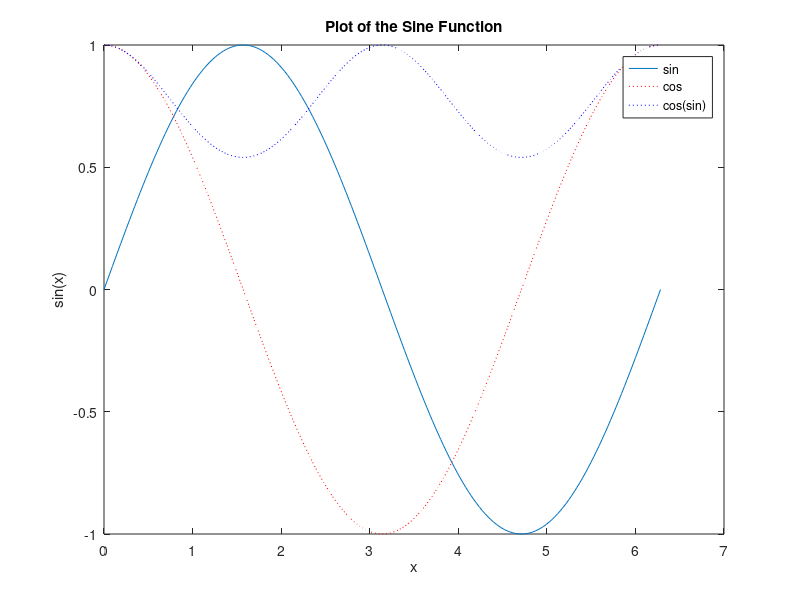

MATLAB code to generate this figure:
% Line plots
% To create two dimensional line plots, use the plot function.
% For example, plot the value of the sine function from 0 to 2pi

x = 0:pi / 100:2*pi;
y = sin(x);
plot(x, y);
xlabel('x');
ylabel('sin(x)');
title('Plot of the Sine Function');

% by adding the third argument to the plot function, you can plot the same
% variables using a red dashed line.
plot(x, y, 'r--');

% the 'r--' string is a line specification. each specification can include
% characters for the line color, style and market. a market is a symbol
% that appears at each plotted data point, such as a +, o, or *.
% for example, 'g:*' requests a dotted green line with * markers.
plot(x, y, 'g:*');

% notice that the titles and labels that you defined for the first plot are
% no longer in the current figure window. by default, MATLAB clears the
% figure each time you call a plotting function, resetting the axes and
% others elements to prepare the new plot

% to add plots to an existing figure, use `hold`
plot(x, y);
xlabel('x');
ylabel('sin(x)');
title('Plot of the Sine Function');

hold on

y2 = cos(x);
plot(x, y2, 'r:');
legend('sin', 'cos');

y3 = cos(y);
plot(x, y3, 'b:');
legend('sin', 'cos', 'cos(sin)');

% until you hold off or cloe the window, all plots appear in the current
% figure window.

